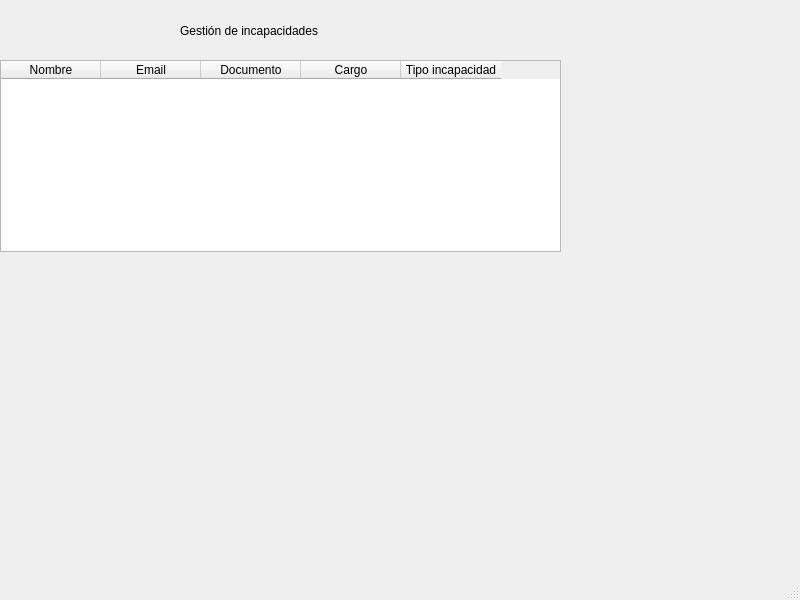
<?xml version="1.0" encoding="UTF-8"?>
<ui version="4.0">
 <class>MainWindow</class>
 <widget class="QMainWindow" name="MainWindow">
  <property name="geometry">
   <rect>
    <x>0</x>
    <y>0</y>
    <width>800</width>
    <height>600</height>
   </rect>
  </property>
  <property name="windowTitle">
   <string>MainWindow</string>
  </property>
  <widget class="QWidget" name="centralwidget">
   <widget class="QLabel" name="label">
    <property name="geometry">
     <rect>
      <x>180</x>
      <y>0</y>
      <width>571</width>
      <height>61</height>
     </rect>
    </property>
    <property name="styleSheet">
     <string notr="true">
font: 14pt &quot;Impact&quot;;</string>
    </property>
    <property name="text">
     <string>Gestión de incapacidades</string>
    </property>
   </widget>
   <widget class="QTableWidget" name="tableWidget">
    <property name="geometry">
     <rect>
      <x>0</x>
      <y>60</y>
      <width>561</width>
      <height>192</height>
     </rect>
    </property>
    <column>
     <property name="text">
      <string>Nombre</string>
     </property>
    </column>
    <column>
     <property name="text">
      <string>Email</string>
     </property>
    </column>
    <column>
     <property name="text">
      <string>Documento</string>
     </property>
    </column>
    <column>
     <property name="text">
      <string>Cargo</string>
     </property>
    </column>
    <column>
     <property name="text">
      <string>Tipo incapacidad</string>
     </property>
    </column>
   </widget>
  </widget>
  <widget class="QMenuBar" name="menubar">
   <property name="geometry">
    <rect>
     <x>0</x>
     <y>0</y>
     <width>800</width>
     <height>21</height>
    </rect>
   </property>
  </widget>
  <widget class="QStatusBar" name="statusbar"/>
 </widget>
 <resources/>
 <connections/>
</ui>
